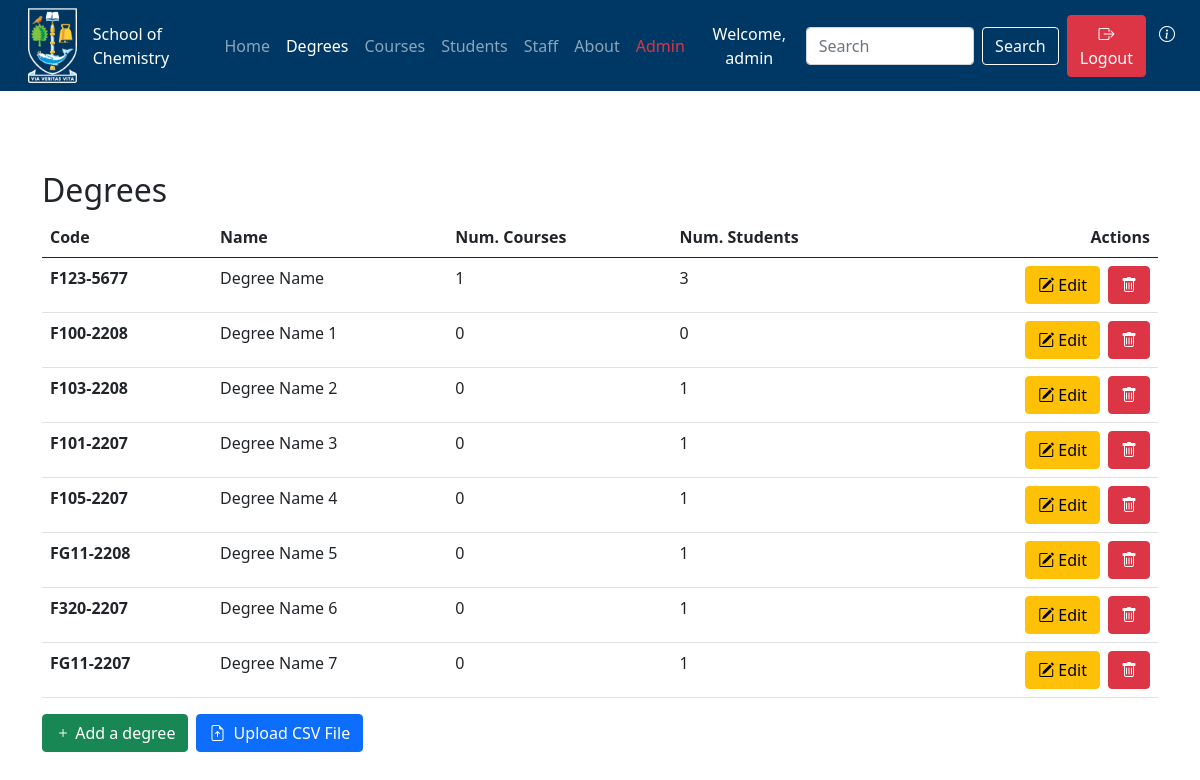
The app's page /chemapp/degrees/ (signed in), older data.
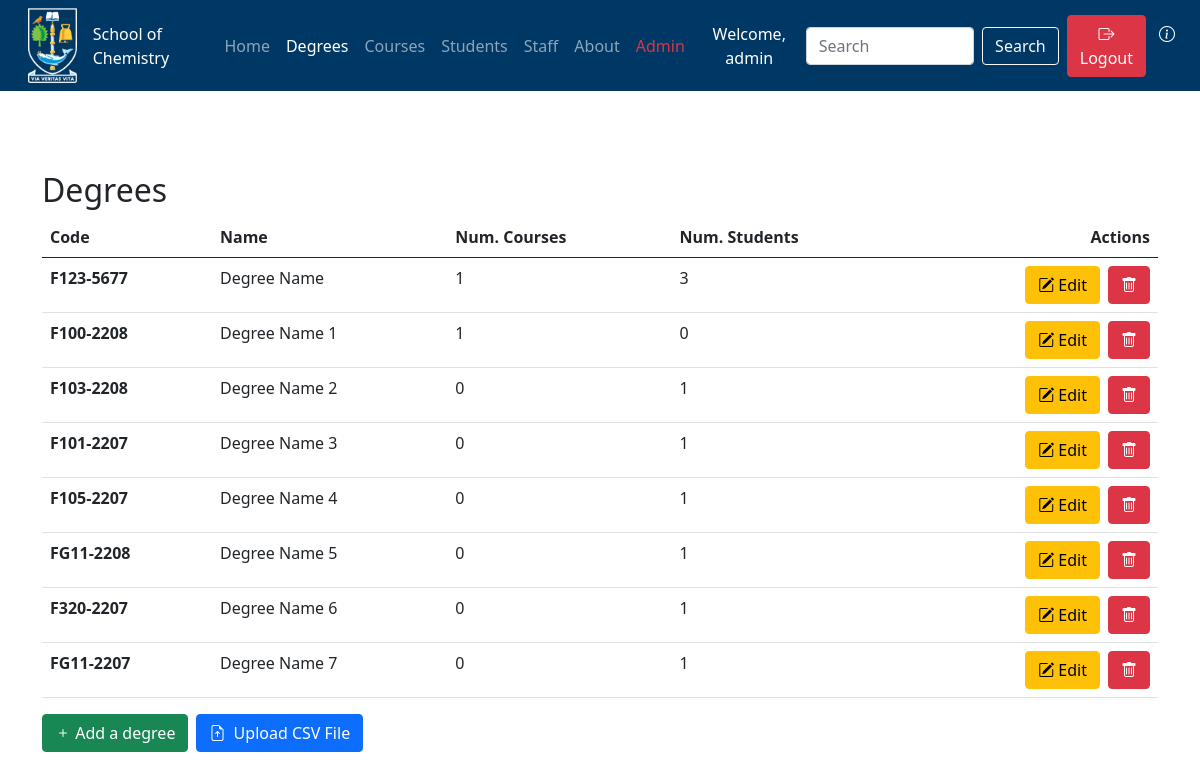
The same page, newer data.
### chemapp/models.py (models this page shows, shortened)
class Degree(models.Model):
    degreeCode = models.CharField(max_length=30,
                                  unique=True,
                                  help_text='eg.4H-CMC')
    name = models.CharField(max_length=200)
    numberOfCourses = models.PositiveIntegerField(default=0,
                                                  verbose_name="Number of Courses")
    numberOfStudents = models.PositiveIntegerField(default=0,
                                                   verbose_name="Number of Students")
    slug = models.SlugField(unique=True)

### chemapp/views.py (the view)
# urls.py: path('degrees/', views.degrees, name='degrees'),
@login_required
def degrees(request):
    degreesDict = {}
    degrees = Degree.objects.all()
    degreesDict['degrees'] = degrees
    return render(request, 'chemapp/degrees.html', context=degreesDict)

### templates/chemapp/degrees.html (shortened to what this page needs)
{% extends 'chemapp/base.html' %}
{% block body_block %}
<div class="container ">
  <h2> Degrees </h2>
    {% if degrees %}
    <table class="table table-hover">
    <thead>
      <tr>
        <th scope="col">Code</th>
        <th scope="col">Name</th>
        <th scope="col">Num. Courses</th>
        <th scope="col">Num. Students</th>
        <th scope="col" class="text-end">Actions</th>
      </tr>
    </thead>
    <tbody>
      {% for degree in degrees %}
      <tr>
        <th scope="row">{{ degree.degreeCode }} </th>
        <td>{{degree.name}}</td>
        <td>{{degree.numberOfCourses}}</td>
        <td>{{degree.numberOfStudents}}</td>
        <td>
          <div class="d-grid gap-2 d-md-flex justify-content-md-end">
            {% if perms.chemapp.change_degree %}
            <a class="btn btn-warning " href="{% url 'chemapp:edit_degree' degree_code_slug=degree.slug %}"><i class="bi bi-pencil-square"></i> Edit</a>
            {% endif %}
            {% if perms.chemapp.delete_degree %}
            <a type="button" class="btn btn-danger" data-bs-toggle="modal" data-bs-target="#A{{ degree.degreeCode }}"><i class="bi bi-trash"></i></a>
            {% endif %}
          </div>
          </div>
        </td>
      </tr>
      {% endfor %}
    {% else %}
        <h4>There are no degrees!</h4>
    {% endif %}
    {% if perms.chemapp.add_degree %}
    <div class="mt-3 d-grid gap-2 d-md-flex justify-content-md-start">
       <a class="btn btn-success " href="{% url 'chemapp:add_degree' %}"><i class="bi bi-plus"></i> Add a degree</a>
       <a class="btn btn-primary " href="{% url 'chemapp:upload_degree_csv' %}"><i class="pe-1 bi bi-file-earmark-arrow-up"></i>  Upload CSV File</a>
    </div>
    {% endif %}
{% endblock %}

### templates/chemapp/base.html (shortened to what this page needs)
<!DOCTYPE html>
{% include 'chemapp/message.html' %}
{% load static %}
<html lang="en">
<head>
  <link rel="stylesheet"  type="text/css" href="{% static 'css/style.css' %}">
  <link rel="stylesheet" href="https://cdn.jsdelivr.net/npm/bootstrap-icons@1.3.0/font/bootstrap-icons.css">
  <link href="https://cdn.jsdelivr.net/npm/bootstrap@5.0.0-beta1/dist/css/bootstrap.min.css" rel="stylesheet">
  <link rel="stylesheet" href="{% static 'js/jquery-ui/jquery-ui.min.css' %}" type="text/css" />
</head>
<div  id="topheader">
  <nav class="navbar  navbar-expand-lg navbar-dark text-white bg-logo mb-5 ">
    <div class="container-fluid text-white">
      <a class="navbar-brand" href="#">
        <a href="{% url 'chemapp:home' %}">
          <img src="{% static 'images/just_logo.png' %}" alt="UofG logo" height="75" class="me-3" >
        </a>
        School of Chemistry
      </a>
      <div class="collapse navbar-collapse" id="navbarNav">
        <ul class="navbar-nav me-auto mb-2 mb-lg-0">
          {% if user.is_authenticated %}
          <li class="nav-item ">
            <a class="nav-link  "  href="{% url 'chemapp:home' %}">Home</a>
          </li>
          <li class="nav-item">
            <a class="nav-link " href="{% url 'chemapp:degrees' %}">Degrees</a>
          </li>
          <li class="nav-item">
            <a class="nav-link" href="{% url 'chemapp:courses' %}">Courses</a>
          </li>
          <li class="nav-item">
            <a class="nav-link" href="{% url 'chemapp:students' %}">Students</a>
          </li>
          <li class="nav-item">
            <a class="nav-link" href="{% url 'chemapp:staff' %}">Staff</a>
          </li>
          <li class="nav-item">
            <a class="nav-link" href="{% url 'chemapp:about' %}">About</a>
          </li>
          {% if user.is_superuser %}
          <li class="nav-item">
            <a class="nav-link text-danger" href="/admin">Admin</a>
          </li>
          {% endif %}
        </ul>
        <form class="d-flex">
          <a class="btn text-white pe-none" type="submit">Welcome, {{request.user.username}}</a>
        </form>
        <form class="d-flex " action="{% url 'chemapp:search_site' %}" method="GET" value="{{request.GET.q}}">
          <input class="form-control me-2" type="Search" name="q" value="{{request.GET.q}}" placeholder="Search"/>
          <input class="btn btn-outline-light me-2"type="submit" name="submit" value="Search"/>
        </form>
        <form class="d-flex">
          <a type="button" class="btn btn-danger" data-bs-toggle="modal" data-bs-target="#logoutModal"><i class="bi bi-box-arrow-right"></i> Logout</a>
          <a type="button" class="btn text-white " data-bs-toggle="modal" data-bs-target="#HelpModal"><i class="bi bi-info-circle"></i> </a>
        </form>
        {% else %}
        <li class="nav-item">
          <a class="nav-link" href="{% url 'chemapp:login' %}">Login</a>
        </li>
      </ul>
      {% endif %}
    </div>
  </div>
</nav>
</div>
<body>
  <div class="mb-2">&nbsp;</div>
{% block body_block %}
{% endblock %}
</body>
</html>

### templates/chemapp/message.html (shortened to what this page needs)
<div aria-live="polite" aria-atomic="true" class="bg-dark position-relative bd-example-toasts">
  <div class="toast-container position-absolute p-3 top-0 start-50 translate-middle-x mt-5" id="toastPlacement">
  </div>
</div>

### static/css/style.css (style rules this page uses)
.bg-logo { background-color: #003865; }
html { min-height:100%; }
body { min-height:100vh; padding-bottom: 50px; }

Row changes from the older to the newer data that the page shows:
changed Degree "Degree Name 1": numberOfCourses "0" → "1"
